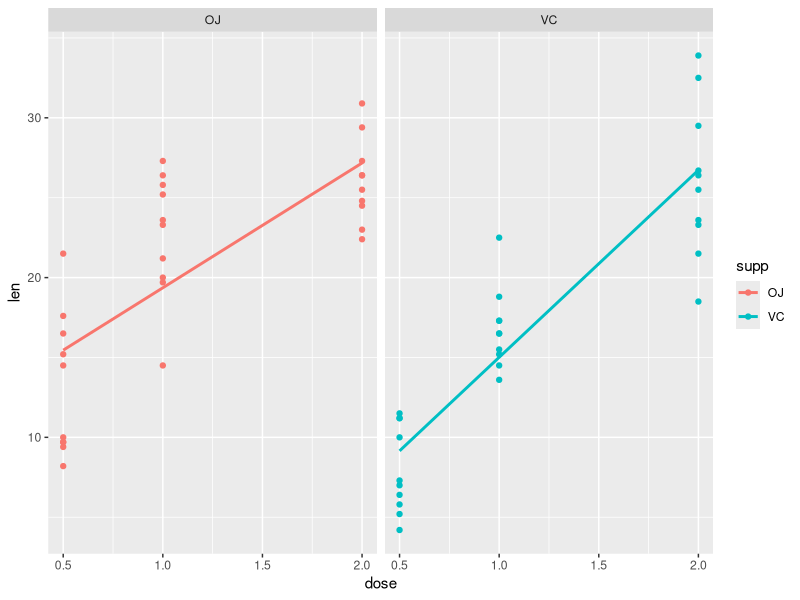

This figure's R source:
## ---- chunk 1
knitr::opts_chunk$set(echo = TRUE)
## ---- chunk 2
library(datasets)
data("ToothGrowth")
str(ToothGrowth)
head(ToothGrowth)
summary(ToothGrowth)
## ---- chunk 3
aggregate(len ~ supp + dose, data = ToothGrowth, mean)
## ---- chunk 4
library(ggplot2)
ggplot(ToothGrowth,
        aes(x = dose, y = len)) +
  geom_point(aes(col = supp)) + 
  geom_smooth(aes(col = supp),
              method = "lm",
              se = FALSE) +
  facet_wrap(~supp, nrow = 1)
## ---- chunk 5
oj.halfmg <- with(ToothGrowth, len[supp == "OJ" & dose == 0.5])
oj.onemg <- with(ToothGrowth, len[supp == "OJ" & dose == 1.0])
t.test(oj.onemg, oj.halfmg, alternative = "greater")
## ---- chunk 6
oj.twomg <- with(ToothGrowth, len[supp == "OJ" & dose == 2.0])
t.test(oj.twomg, oj.onemg, alternative = "greater")
## ---- chunk 7
vc.halfmg <- with(ToothGrowth, len[supp == "VC" & dose == 0.5])
vc.onemg <- with(ToothGrowth, len[supp == "VC" & dose == 1.0])
t.test(vc.onemg, vc.halfmg, alternative = "greater")
## ---- chunk 8
vc.twomg <- with(ToothGrowth, len[supp == "VC" & dose == 2.0])
t.test(vc.twomg, vc.onemg, alternative = "greater")
## ---- chunk 9
t.test(oj.halfmg, vc.halfmg, alternative = "greater")
## ---- chunk 10
t.test(oj.onemg, vc.onemg, alternative = "greater")
## ---- chunk 11
t.test(oj.twomg, vc.twomg, alternative = "greater")
## ---- chunk 12
t.test(oj.twomg, vc.twomg, alternative = "two.sided")
